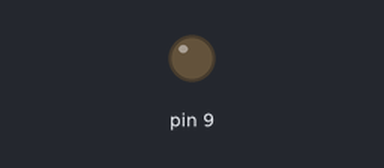
The sketch below on a simulated Arduino Uno, built with avr-gcc and run on an emulated ATmega328P. On the bench: output pins drawn as LEDs (lit = HIGH).

Above: at 5.0 s.
At 15.0 s:
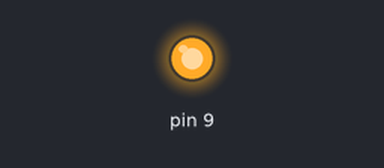
Timing chart, 0 to 26.0 s (numbered marks = the images above):
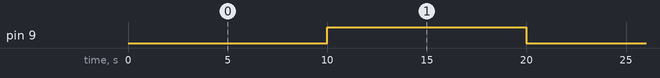

Measured:
- by itself, pin 9: alternates HIGH for 10.0 s and LOW for 10.0 s

The sketch:

rapor4-soru2.ino
```cpp
#include <avr/io.h>
int counter=0;
int main()
{
setup:
  DDRB |= (1 << 1);
  TCCR1B |= (1 << WGM12);
  TCCR1B |= (1 << CS12);
  OCR1A = 62500;
loop:
  while (1)
  {
    if (OCR1A == 62500)
    {
      while ((TIFR1 & (1 << OCF1A)) == 0);
      counter++;
      TIFR1 |= (1 << OCF1A);
    }
    if (counter == 10)
    {
      PORTB ^= (1 << 1);
      counter = 0;
    }
  }
  return 0;
}
```
